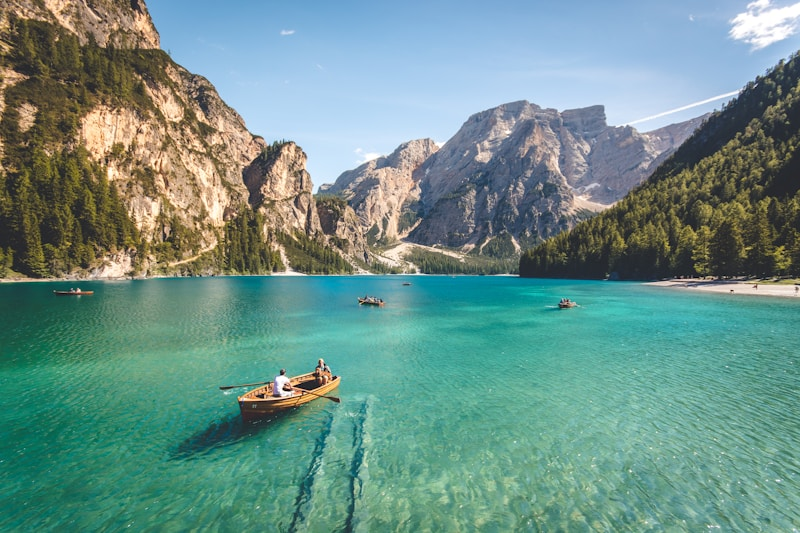
#> input picture Day 4/mountain.jpeg, 800 x 533 px
$ jupyter execute --allow-errors Project.ipynb
#> lines starting #> are read from the running program, lines starting #| are printed output that depends on the picture
#> (a cell that did not finish here is left out)

[cell 2]
import numpy as np
import matplotlib.pyplot as plt
from PIL import Image

[cell 3]
img = Image.open('mountain.jpeg').convert('L')
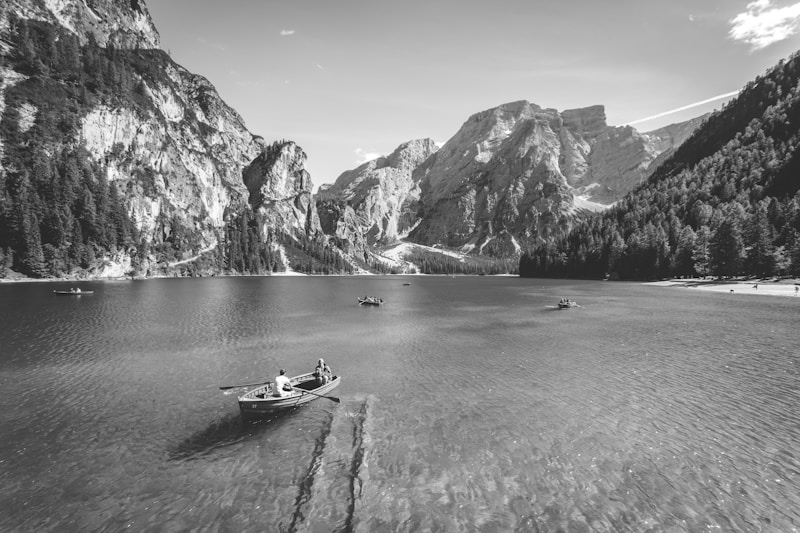
#> img: PIL image 800x533 L; min 1, max 255, mean 132.8
img_matrix = np.array(img)

plt.imshow(img_matrix, cmap='gray')
plt.title("Original Image")
plt.axis('off')
plt.show()

print("Image matrix shape:", img_matrix.shape)
#| Image matrix shape: (533, 800)

[cell 4]
U, S, Vt = np.linalg.svd(img_matrix, full_matrices=False)
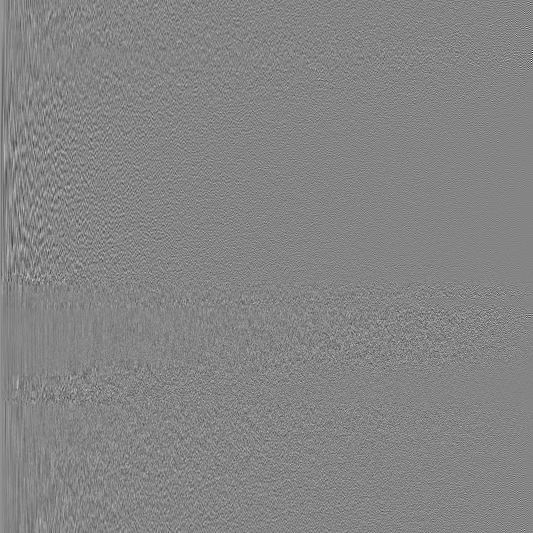
#> U: shape (533, 533) float64; min -0.421, max 0.387, mean 8.37e-05; drawn with min black and max white
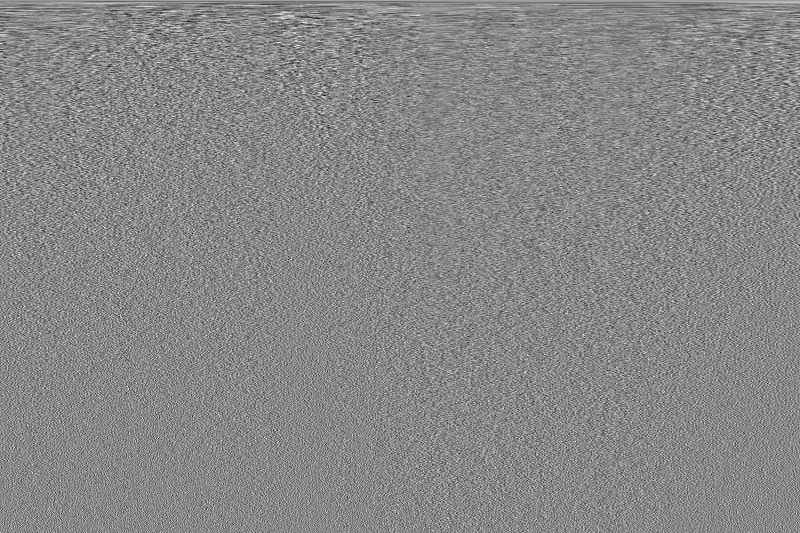
#> Vt: shape (533, 800) float64; min -0.205, max 0.18, mean 6.78e-05; drawn with min black and max white
#> S = 533 values, max 88917.3 at index 0, min 7.58 at index 532, mean 625.3
print("Shapes -> U:", U.shape, "S:", S.shape, "Vt:", Vt.shape)
#| Shapes -> U: (533, 533) S: (533,) Vt: (533, 800)

[cell 5]
def reconstruct_image(k):
    """Reconstruct image using top-k singular values."""
    S_k = np.diag(S[:k])
    U_k = U[:, :k]
    Vt_k = Vt[:k, :]
    return np.dot(U_k, np.dot(S_k, Vt_k))

ks = [5, 20, 50, 100]

plt.figure(figsize=(12,6))
for i, k in enumerate(ks):
    plt.subplot(2, 2, i+1)
    img_reconstructed = reconstruct_image(k)
    plt.imshow(img_reconstructed, cmap='gray')
    plt.title(f"k = {k}")
    plt.axis('off')
#> this loop made 4 passes
#> pass 1, `img_reconstructed = reconstruct_image(k)`:
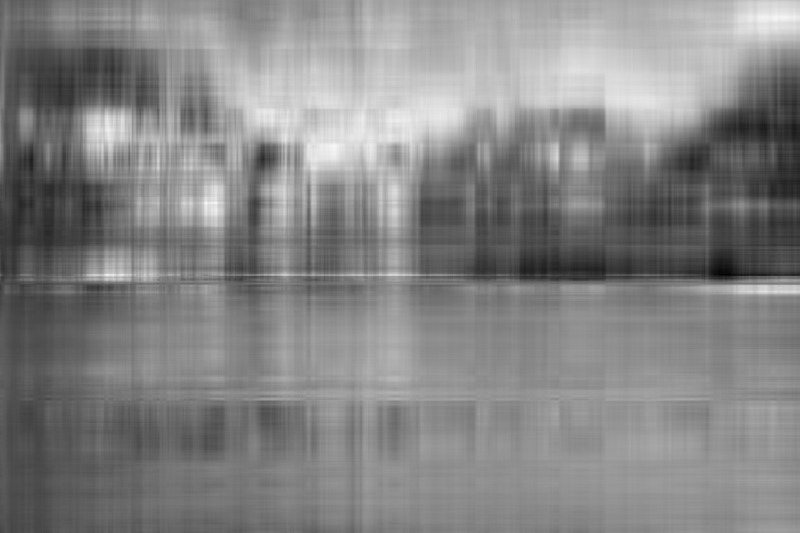
#> img_reconstructed: shape (533, 800) float64; min 1.31, max 249.9, mean 132.8
#> pass 2, in reconstruct_image (call 2), `S_k = np.diag(S[:k])`:
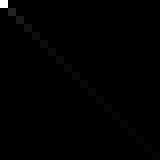
#> S_k: shape (20, 20) float64 (shown 8 times larger); min 0, max 88917.3, mean 411.6; drawn with min black and max white
#> pass 2, in reconstruct_image (call 2), `U_k = U[:, :k]`:
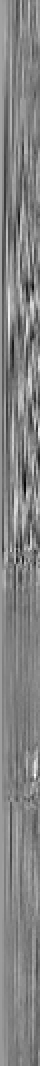
#> U_k: shape (533, 20) float64 (shown 2 times larger); min -0.207, max 0.198, mean 0.00215; drawn with min black and max white
#> pass 2, `img_reconstructed = reconstruct_image(k)`:
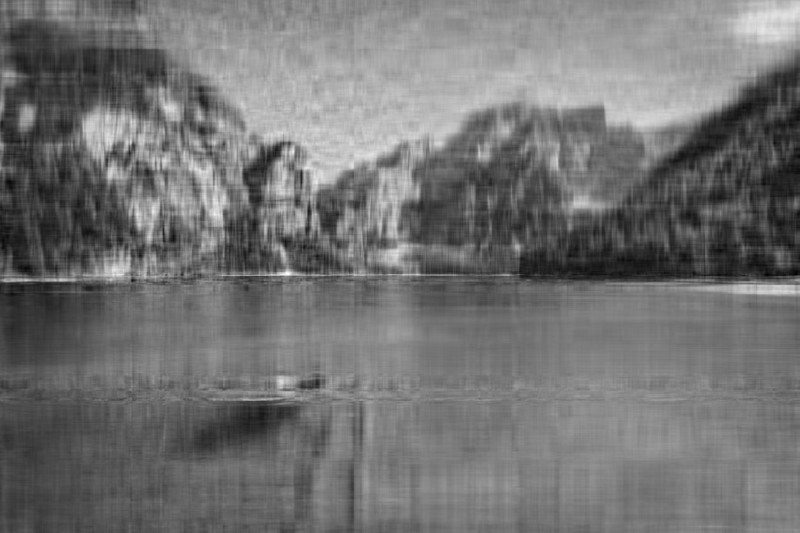
#> img_reconstructed: shape (533, 800) float64; min 5.29, max 288.3, mean 132.8; drawn with min black and max white

plt.tight_layout()
plt.show()
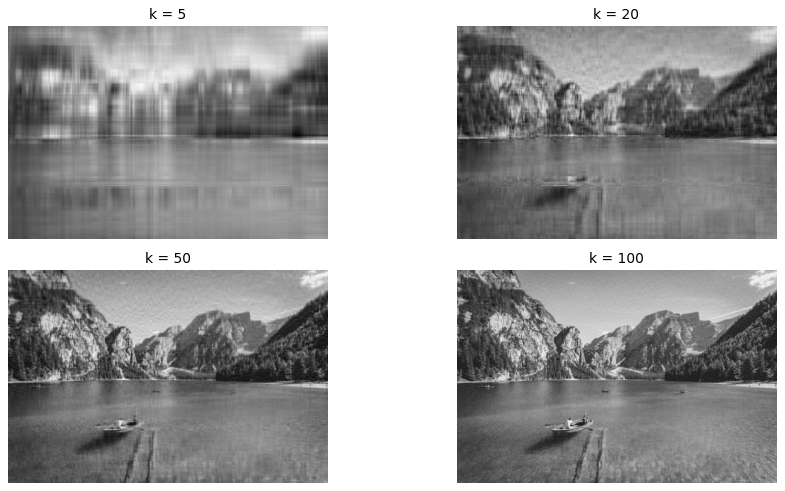
#> figure drawn by matplotlib, 4 panels

[cell 6]
original_size = np.sum(img_matrix.shape)
#> original_size = 1333
compressed_size = lambda k: (U[:, :k].size + S[:k].size + Vt[:k, :].size)

for k in [5, 20, 50, 100]:
    ratio = compressed_size(k) / original_size
    print(f"k={k}: Compression Ratio = {ratio:.3f}")
